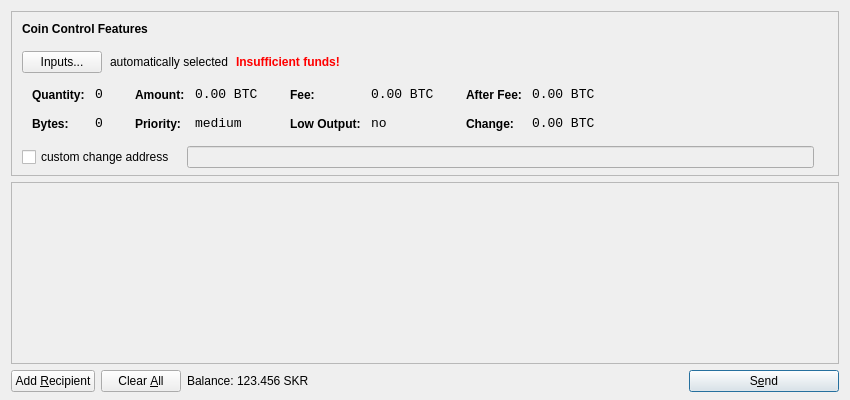
<?xml version="1.0" encoding="UTF-8"?>
<ui version="4.0">
 <class>SendCoinsDialog</class>
 <widget class="QDialog" name="SendCoinsDialog">
  <property name="geometry">
   <rect>
    <x>0</x>
    <y>0</y>
    <width>850</width>
    <height>400</height>
   </rect>
  </property>
  <property name="windowTitle">
   <string>Send Coins</string>
  </property>
  <layout class="QVBoxLayout" name="verticalLayout" stretch="0,1,0">
   <property name="bottomMargin">
    <number>8</number>
   </property>
   <item>
    <widget class="QFrame" name="frameCoinControl">
     <property name="sizePolicy">
      <sizepolicy hsizetype="Expanding" vsizetype="Expanding">
       <horstretch>0</horstretch>
       <verstretch>0</verstretch>
      </sizepolicy>
     </property>
     <property name="maximumSize">
      <size>
       <width>16777215</width>
       <height>16777215</height>
      </size>
     </property>
     <property name="frameShape">
      <enum>QFrame::StyledPanel</enum>
     </property>
     <property name="frameShadow">
      <enum>QFrame::Sunken</enum>
     </property>
     <layout class="QVBoxLayout" name="verticalLayoutCoinControl2">
      <property name="spacing">
       <number>-1</number>
      </property>
      <property name="leftMargin">
       <number>0</number>
      </property>
      <property name="topMargin">
       <number>0</number>
      </property>
      <property name="rightMargin">
       <number>0</number>
      </property>
      <property name="bottomMargin">
       <number>6</number>
      </property>
      <item>
       <layout class="QVBoxLayout" name="verticalLayoutCoinControl" stretch="0,0,0,0,1">
        <property name="spacing">
         <number>0</number>
        </property>
        <property name="leftMargin">
         <number>10</number>
        </property>
        <property name="topMargin">
         <number>10</number>
        </property>
        <item>
         <layout class="QHBoxLayout" name="horizontalLayoutCoinControl1">
          <property name="bottomMargin">
           <number>15</number>
          </property>
          <item>
           <widget class="QLabel" name="labelCoinControlFeatures">
            <property name="sizePolicy">
             <sizepolicy hsizetype="Preferred" vsizetype="Maximum">
              <horstretch>0</horstretch>
              <verstretch>0</verstretch>
             </sizepolicy>
            </property>
            <property name="font">
             <font>
              <weight>75</weight>
              <bold>true</bold>
             </font>
            </property>
            <property name="styleSheet">
             <string notr="true">font-weight:bold;</string>
            </property>
            <property name="text">
             <string>Coin Control Features</string>
            </property>
           </widget>
          </item>
         </layout>
        </item>
        <item>
         <layout class="QHBoxLayout" name="horizontalLayoutCoinControl2" stretch="0,0,0,0">
          <property name="spacing">
           <number>8</number>
          </property>
          <property name="bottomMargin">
           <number>10</number>
          </property>
          <item>
           <widget class="QPushButton" name="pushButtonCoinControl">
            <property name="styleSheet">
             <string notr="true"/>
            </property>
            <property name="text">
             <string>Inputs...</string>
            </property>
           </widget>
          </item>
          <item>
           <widget class="QLabel" name="labelCoinControlAutomaticallySelected">
            <property name="text">
             <string>automatically selected</string>
            </property>
            <property name="margin">
             <number>5</number>
            </property>
           </widget>
          </item>
          <item>
           <widget class="QLabel" name="labelCoinControlInsuffFunds">
            <property name="font">
             <font>
              <weight>75</weight>
              <bold>true</bold>
             </font>
            </property>
            <property name="styleSheet">
             <string notr="true">color:red;font-weight:bold;</string>
            </property>
            <property name="text">
             <string>Insufficient funds!</string>
            </property>
            <property name="margin">
             <number>5</number>
            </property>
           </widget>
          </item>
          <item>
           <spacer name="horizontalSpacerCoinControl">
            <property name="orientation">
             <enum>Qt::Horizontal</enum>
            </property>
            <property name="sizeHint" stdset="0">
             <size>
              <width>40</width>
              <height>1</height>
             </size>
            </property>
           </spacer>
          </item>
         </layout>
        </item>
        <item>
         <widget class="QWidget" name="widgetCoinControl" native="true">
          <property name="sizePolicy">
           <sizepolicy hsizetype="Preferred" vsizetype="Preferred">
            <horstretch>0</horstretch>
            <verstretch>0</verstretch>
           </sizepolicy>
          </property>
          <property name="minimumSize">
           <size>
            <width>0</width>
            <height>0</height>
           </size>
          </property>
          <property name="styleSheet">
           <string notr="true"/>
          </property>
          <layout class="QHBoxLayout" name="horizontalLayoutCoinControl5">
           <property name="margin">
            <number>0</number>
           </property>
           <item>
            <layout class="QHBoxLayout" name="horizontalLayoutCoinControl3" stretch="0,0,0,1">
             <property name="spacing">
              <number>20</number>
             </property>
             <property name="topMargin">
              <number>0</number>
             </property>
             <property name="bottomMargin">
              <number>10</number>
             </property>
             <item>
              <layout class="QFormLayout" name="formLayoutCoinControl1">
               <property name="horizontalSpacing">
                <number>10</number>
               </property>
               <property name="verticalSpacing">
                <number>14</number>
               </property>
               <property name="leftMargin">
                <number>10</number>
               </property>
               <property name="topMargin">
                <number>4</number>
               </property>
               <property name="rightMargin">
                <number>6</number>
               </property>
               <item row="0" column="0">
                <widget class="QLabel" name="labelCoinControlQuantityText">
                 <property name="styleSheet">
                  <string notr="true">font-weight:bold;</string>
                 </property>
                 <property name="text">
                  <string>Quantity:</string>
                 </property>
                 <property name="margin">
                  <number>0</number>
                 </property>
                </widget>
               </item>
               <item row="0" column="1">
                <widget class="QLabel" name="labelCoinControlQuantity">
                 <property name="font">
                  <font>
                   <family>Monospace</family>
                   <pointsize>10</pointsize>
                  </font>
                 </property>
                 <property name="cursor">
                  <cursorShape>IBeamCursor</cursorShape>
                 </property>
                 <property name="contextMenuPolicy">
                  <enum>Qt::ActionsContextMenu</enum>
                 </property>
                 <property name="text">
                  <string notr="true">0</string>
                 </property>
                 <property name="margin">
                  <number>0</number>
                 </property>
                 <property name="textInteractionFlags">
                  <set>Qt::LinksAccessibleByMouse|Qt::TextSelectableByKeyboard|Qt::TextSelectableByMouse</set>
                 </property>
                </widget>
               </item>
               <item row="1" column="0">
                <widget class="QLabel" name="labelCoinControlBytesText">
                 <property name="styleSheet">
                  <string notr="true">font-weight:bold;</string>
                 </property>
                 <property name="text">
                  <string>Bytes:</string>
                 </property>
                </widget>
               </item>
               <item row="1" column="1">
                <widget class="QLabel" name="labelCoinControlBytes">
                 <property name="font">
                  <font>
                   <family>Monospace</family>
                   <pointsize>10</pointsize>
                  </font>
                 </property>
                 <property name="cursor">
                  <cursorShape>IBeamCursor</cursorShape>
                 </property>
                 <property name="contextMenuPolicy">
                  <enum>Qt::ActionsContextMenu</enum>
                 </property>
                 <property name="text">
                  <string notr="true">0</string>
                 </property>
                 <property name="textInteractionFlags">
                  <set>Qt::LinksAccessibleByMouse|Qt::TextSelectableByKeyboard|Qt::TextSelectableByMouse</set>
                 </property>
                </widget>
               </item>
              </layout>
             </item>
             <item>
              <layout class="QFormLayout" name="formLayoutCoinControl2">
               <property name="horizontalSpacing">
                <number>10</number>
               </property>
               <property name="verticalSpacing">
                <number>14</number>
               </property>
               <property name="leftMargin">
                <number>6</number>
               </property>
               <property name="topMargin">
                <number>4</number>
               </property>
               <property name="rightMargin">
                <number>6</number>
               </property>
               <item row="0" column="0">
                <widget class="QLabel" name="labelCoinControlAmountText">
                 <property name="styleSheet">
                  <string notr="true">font-weight:bold;</string>
                 </property>
                 <property name="text">
                  <string>Amount:</string>
                 </property>
                 <property name="margin">
                  <number>0</number>
                 </property>
                </widget>
               </item>
               <item row="0" column="1">
                <widget class="QLabel" name="labelCoinControlAmount">
                 <property name="font">
                  <font>
                   <family>Monospace</family>
                   <pointsize>10</pointsize>
                  </font>
                 </property>
                 <property name="cursor">
                  <cursorShape>IBeamCursor</cursorShape>
                 </property>
                 <property name="contextMenuPolicy">
                  <enum>Qt::ActionsContextMenu</enum>
                 </property>
                 <property name="text">
                  <string notr="true">0.00 BTC</string>
                 </property>
                 <property name="textInteractionFlags">
                  <set>Qt::LinksAccessibleByMouse|Qt::TextSelectableByKeyboard|Qt::TextSelectableByMouse</set>
                 </property>
                </widget>
               </item>
               <item row="1" column="0">
                <widget class="QLabel" name="labelCoinControlPriorityText">
                 <property name="styleSheet">
                  <string notr="true">font-weight:bold;</string>
                 </property>
                 <property name="text">
                  <string>Priority:</string>
                 </property>
                </widget>
               </item>
               <item row="1" column="1">
                <widget class="QLabel" name="labelCoinControlPriority">
                 <property name="font">
                  <font>
                   <family>Monospace</family>
                   <pointsize>10</pointsize>
                  </font>
                 </property>
                 <property name="cursor">
                  <cursorShape>IBeamCursor</cursorShape>
                 </property>
                 <property name="contextMenuPolicy">
                  <enum>Qt::ActionsContextMenu</enum>
                 </property>
                 <property name="text">
                  <string>medium</string>
                 </property>
                 <property name="textInteractionFlags">
                  <set>Qt::LinksAccessibleByMouse|Qt::TextSelectableByKeyboard|Qt::TextSelectableByMouse</set>
                 </property>
                </widget>
               </item>
              </layout>
             </item>
             <item>
              <layout class="QFormLayout" name="formLayoutCoinControl3">
               <property name="horizontalSpacing">
                <number>10</number>
               </property>
               <property name="verticalSpacing">
                <number>14</number>
               </property>
               <property name="leftMargin">
                <number>6</number>
               </property>
               <property name="topMargin">
                <number>4</number>
               </property>
               <property name="rightMargin">
                <number>6</number>
               </property>
               <item row="0" column="0">
                <widget class="QLabel" name="labelCoinControlFeeText">
                 <property name="styleSheet">
                  <string notr="true">font-weight:bold;</string>
                 </property>
                 <property name="text">
                  <string>Fee:</string>
                 </property>
                 <property name="margin">
                  <number>0</number>
                 </property>
                </widget>
               </item>
               <item row="0" column="1">
                <widget class="QLabel" name="labelCoinControlFee">
                 <property name="font">
                  <font>
                   <family>Monospace</family>
                   <pointsize>10</pointsize>
                  </font>
                 </property>
                 <property name="cursor">
                  <cursorShape>IBeamCursor</cursorShape>
                 </property>
                 <property name="contextMenuPolicy">
                  <enum>Qt::ActionsContextMenu</enum>
                 </property>
                 <property name="text">
                  <string notr="true">0.00 BTC</string>
                 </property>
                 <property name="textInteractionFlags">
                  <set>Qt::LinksAccessibleByMouse|Qt::TextSelectableByKeyboard|Qt::TextSelectableByMouse</set>
                 </property>
                </widget>
               </item>
               <item row="1" column="0">
                <widget class="QLabel" name="labelCoinControlLowOutputText">
                 <property name="styleSheet">
                  <string notr="true">font-weight:bold;</string>
                 </property>
                 <property name="text">
                  <string>Low Output:</string>
                 </property>
                </widget>
               </item>
               <item row="1" column="1">
                <widget class="QLabel" name="labelCoinControlLowOutput">
                 <property name="font">
                  <font>
                   <family>Monospace</family>
                   <pointsize>10</pointsize>
                  </font>
                 </property>
                 <property name="cursor">
                  <cursorShape>IBeamCursor</cursorShape>
                 </property>
                 <property name="contextMenuPolicy">
                  <enum>Qt::ActionsContextMenu</enum>
                 </property>
                 <property name="text">
                  <string>no</string>
                 </property>
                 <property name="textInteractionFlags">
                  <set>Qt::LinksAccessibleByMouse|Qt::TextSelectableByKeyboard|Qt::TextSelectableByMouse</set>
                 </property>
                </widget>
               </item>
              </layout>
             </item>
             <item>
              <layout class="QFormLayout" name="formLayoutCoinControl4">
               <property name="horizontalSpacing">
                <number>10</number>
               </property>
               <property name="verticalSpacing">
                <number>14</number>
               </property>
               <property name="leftMargin">
                <number>6</number>
               </property>
               <property name="topMargin">
                <number>4</number>
               </property>
               <property name="rightMargin">
                <number>6</number>
               </property>
               <item row="0" column="0">
                <widget class="QLabel" name="labelCoinControlAfterFeeText">
                 <property name="styleSheet">
                  <string notr="true">font-weight:bold;</string>
                 </property>
                 <property name="text">
                  <string>After Fee:</string>
                 </property>
                 <property name="margin">
                  <number>0</number>
                 </property>
                </widget>
               </item>
               <item row="0" column="1">
                <widget class="QLabel" name="labelCoinControlAfterFee">
                 <property name="font">
                  <font>
                   <family>Monospace</family>
                   <pointsize>10</pointsize>
                  </font>
                 </property>
                 <property name="cursor">
                  <cursorShape>IBeamCursor</cursorShape>
                 </property>
                 <property name="contextMenuPolicy">
                  <enum>Qt::ActionsContextMenu</enum>
                 </property>
                 <property name="text">
                  <string notr="true">0.00 BTC</string>
                 </property>
                 <property name="textInteractionFlags">
                  <set>Qt::LinksAccessibleByMouse|Qt::TextSelectableByKeyboard|Qt::TextSelectableByMouse</set>
                 </property>
                </widget>
               </item>
               <item row="1" column="0">
                <widget class="QLabel" name="labelCoinControlChangeText">
                 <property name="styleSheet">
                  <string notr="true">font-weight:bold;</string>
                 </property>
                 <property name="text">
                  <string>Change:</string>
                 </property>
                </widget>
               </item>
               <item row="1" column="1">
                <widget class="QLabel" name="labelCoinControlChange">
                 <property name="font">
                  <font>
                   <family>Monospace</family>
                   <pointsize>10</pointsize>
                  </font>
                 </property>
                 <property name="cursor">
                  <cursorShape>IBeamCursor</cursorShape>
                 </property>
                 <property name="contextMenuPolicy">
                  <enum>Qt::ActionsContextMenu</enum>
                 </property>
                 <property name="text">
                  <string notr="true">0.00 BTC</string>
                 </property>
                 <property name="textInteractionFlags">
                  <set>Qt::LinksAccessibleByMouse|Qt::TextSelectableByKeyboard|Qt::TextSelectableByMouse</set>
                 </property>
                </widget>
               </item>
              </layout>
             </item>
            </layout>
           </item>
          </layout>
         </widget>
        </item>
        <item>
         <layout class="QHBoxLayout" name="horizontalLayoutCoinControl4" stretch="0,0,0">
          <property name="spacing">
           <number>12</number>
          </property>
          <property name="sizeConstraint">
           <enum>QLayout::SetDefaultConstraint</enum>
          </property>
          <property name="topMargin">
           <number>5</number>
          </property>
          <property name="rightMargin">
           <number>5</number>
          </property>
          <item>
           <widget class="QCheckBox" name="checkBoxCoinControlChange">
            <property name="text">
             <string>custom change address</string>
            </property>
           </widget>
          </item>
          <item>
           <widget class="QLineEdit" name="lineEditCoinControlChange">
            <property name="enabled">
             <bool>false</bool>
            </property>
            <property name="sizePolicy">
             <sizepolicy hsizetype="Expanding" vsizetype="Fixed">
              <horstretch>0</horstretch>
              <verstretch>0</verstretch>
             </sizepolicy>
            </property>
           </widget>
          </item>
          <item>
           <widget class="QLabel" name="labelCoinControlChangeLabel">
            <property name="sizePolicy">
             <sizepolicy hsizetype="Preferred" vsizetype="Expanding">
              <horstretch>0</horstretch>
              <verstretch>0</verstretch>
             </sizepolicy>
            </property>
            <property name="minimumSize">
             <size>
              <width>0</width>
              <height>0</height>
             </size>
            </property>
            <property name="text">
             <string/>
            </property>
            <property name="margin">
             <number>3</number>
            </property>
           </widget>
          </item>
         </layout>
        </item>
        <item>
         <spacer name="verticalSpacerCoinControl">
          <property name="orientation">
           <enum>Qt::Vertical</enum>
          </property>
          <property name="sizeHint" stdset="0">
           <size>
            <width>800</width>
            <height>1</height>
           </size>
          </property>
         </spacer>
        </item>
       </layout>
      </item>
     </layout>
    </widget>
   </item>
   <item>
    <widget class="QScrollArea" name="scrollArea">
     <property name="widgetResizable">
      <bool>true</bool>
     </property>
     <widget class="QWidget" name="scrollAreaWidgetContents">
      <property name="geometry">
       <rect>
        <x>0</x>
        <y>0</y>
        <width>830</width>
        <height>165</height>
       </rect>
      </property>
      <layout class="QVBoxLayout" name="verticalLayout_2">
       <property name="margin">
        <number>0</number>
       </property>
       <item>
        <layout class="QVBoxLayout" name="entries">
         <property name="spacing">
          <number>6</number>
         </property>
        </layout>
       </item>
       <item>
        <spacer name="verticalSpacer">
         <property name="orientation">
          <enum>Qt::Vertical</enum>
         </property>
         <property name="sizeHint" stdset="0">
          <size>
           <width>20</width>
           <height>40</height>
          </size>
         </property>
        </spacer>
       </item>
      </layout>
     </widget>
    </widget>
   </item>
   <item>
    <layout class="QHBoxLayout" name="horizontalLayout">
     <item>
      <widget class="QPushButton" name="addButton">
       <property name="toolTip">
        <string>Send to multiple recipients at once</string>
       </property>
       <property name="text">
        <string>Add &amp;Recipient</string>
       </property>
       <property name="icon">
        <iconset resource="../bitcoin.qrc">
         <normaloff>:/icons/add</normaloff>:/icons/add</iconset>
       </property>
       <property name="autoDefault">
        <bool>false</bool>
       </property>
      </widget>
     </item>
     <item>
      <widget class="QPushButton" name="clearButton">
       <property name="sizePolicy">
        <sizepolicy hsizetype="Minimum" vsizetype="Fixed">
         <horstretch>0</horstretch>
         <verstretch>0</verstretch>
        </sizepolicy>
       </property>
       <property name="toolTip">
        <string>Remove all transaction fields</string>
       </property>
       <property name="text">
        <string>Clear &amp;All</string>
       </property>
       <property name="icon">
        <iconset resource="../bitcoin.qrc">
         <normaloff>:/icons/remove</normaloff>:/icons/remove</iconset>
       </property>
       <property name="autoRepeatDelay">
        <number>300</number>
       </property>
       <property name="autoDefault">
        <bool>false</bool>
       </property>
      </widget>
     </item>
     <item>
      <layout class="QHBoxLayout" name="horizontalLayout_2">
       <property name="spacing">
        <number>3</number>
       </property>
       <item>
        <widget class="QLabel" name="label">
         <property name="text">
          <string>Balance:</string>
         </property>
        </widget>
       </item>
       <item>
        <widget class="QLabel" name="labelBalance">
         <property name="cursor">
          <cursorShape>IBeamCursor</cursorShape>
         </property>
         <property name="text">
          <string>123.456 SKR</string>
         </property>
         <property name="textInteractionFlags">
          <set>Qt::LinksAccessibleByMouse|Qt::TextSelectableByKeyboard|Qt::TextSelectableByMouse</set>
         </property>
        </widget>
       </item>
      </layout>
     </item>
     <item>
      <spacer name="horizontalSpacer">
       <property name="orientation">
        <enum>Qt::Horizontal</enum>
       </property>
       <property name="sizeHint" stdset="0">
        <size>
         <width>40</width>
         <height>20</height>
        </size>
       </property>
      </spacer>
     </item>
     <item>
      <widget class="QPushButton" name="sendButton">
       <property name="minimumSize">
        <size>
         <width>150</width>
         <height>0</height>
        </size>
       </property>
       <property name="toolTip">
        <string>Confirm the send action</string>
       </property>
       <property name="text">
        <string>S&amp;end</string>
       </property>
       <property name="icon">
        <iconset resource="../bitcoin.qrc">
         <normaloff>:/icons/send</normaloff>:/icons/send</iconset>
       </property>
       <property name="default">
        <bool>true</bool>
       </property>
      </widget>
     </item>
    </layout>
   </item>
  </layout>
 </widget>
 <resources>
  <include location="../bitcoin.qrc"/>
 </resources>
 <connections/>
</ui>
